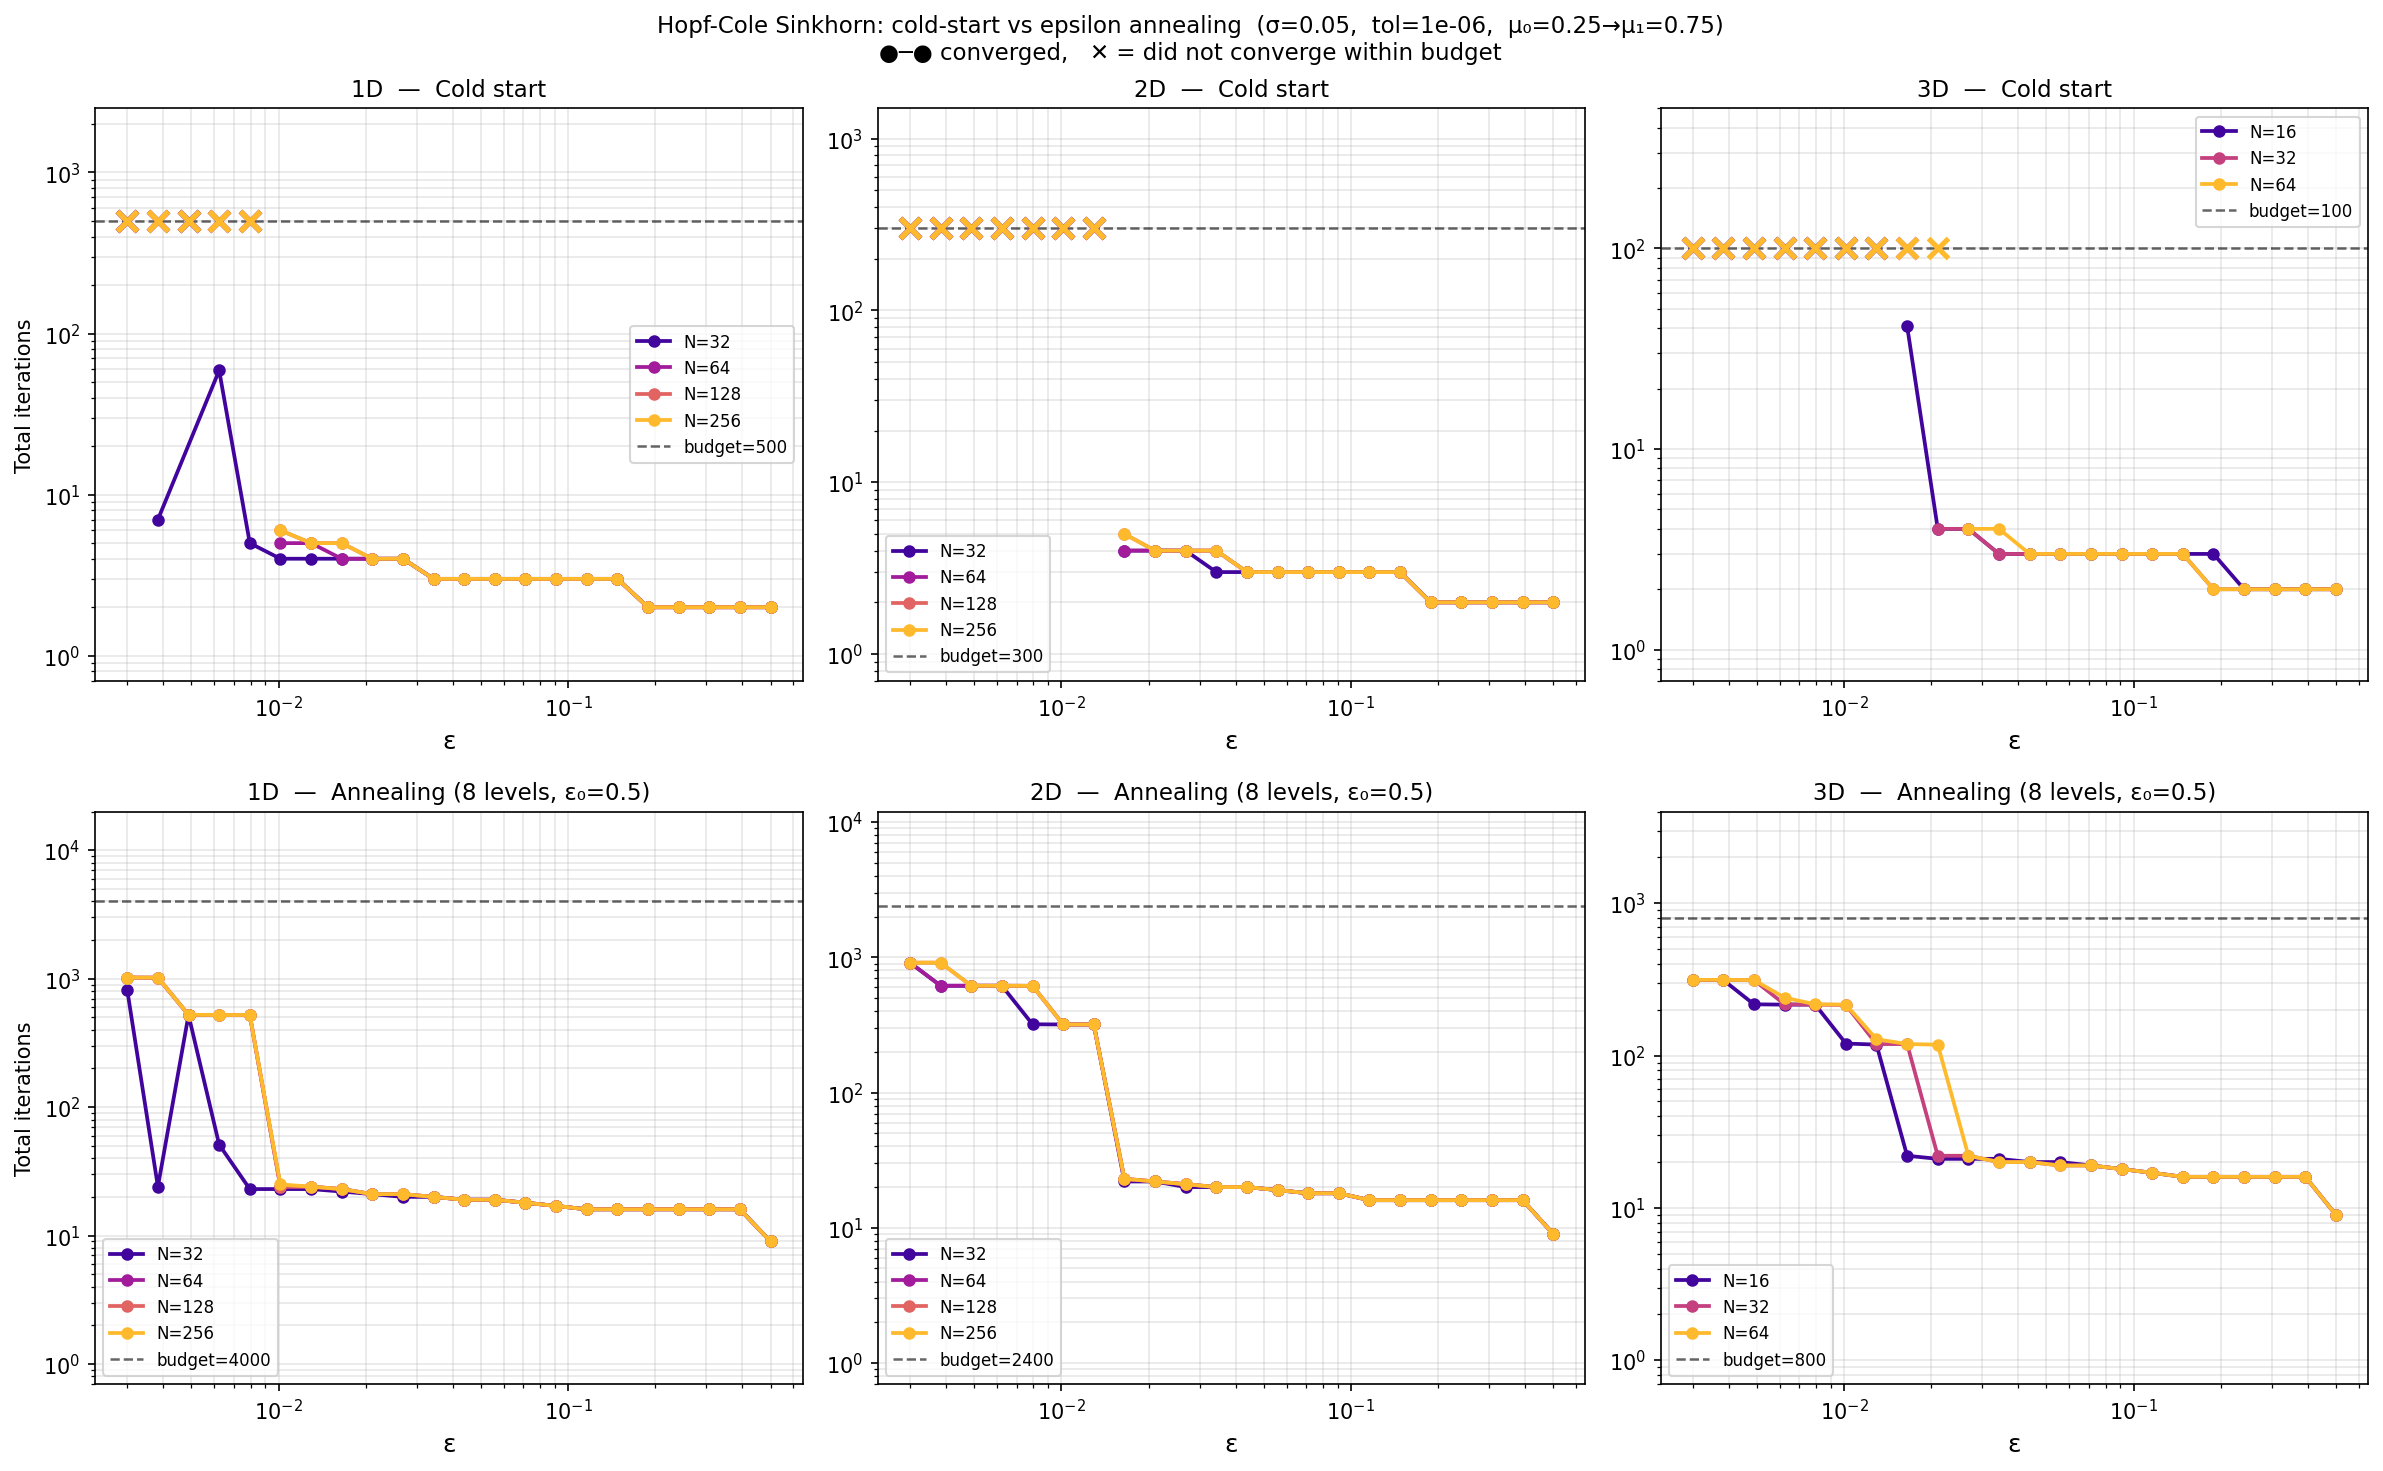

Generate this figure with Python:
#!/usr/bin/env python3
"""
Epsilon-sweep study: at what ε does the Hopf-Cole Sinkhorn start to fail?
And how much does epsilon annealing extend the achievable range?

For each dimension d ∈ {1,2,3} and grid sizes N, sweeps ε and records
the number of iterations to convergence (relative marginal error < tol_rel).
Crosses in the plot mean "did not converge within max_iter".

Row 1: cold-start Sinkhorn
Row 2: epsilon annealing (geometric schedule from ε_start → ε_target)

Key question: does the critical ε depend on N (grid resolution)?
Expected answer: yes — under-resolved Gaussians (small N·σ) behave like
narrower marginals, which are harder to bridge for the same ε.
"""

import numpy as np
from scipy.fft import dctn, idctn
import time
import matplotlib
matplotlib.use('Agg')
import matplotlib.pyplot as plt


# ── Neumann heat kernel (separable DCT-II, any dimension) ────────────────────

def heat_kernel_nd(u, eps, t, dx_list):
    if t == 0.0:
        return u.copy()
    ndim = len(u.shape)
    lam  = np.zeros(u.shape)
    for axis, dx in enumerate(dx_list):
        N     = u.shape[axis]
        k     = np.arange(N, dtype=float)
        lam_k = (4.0 / dx**2) * np.sin(np.pi * k / (2.0 * N))**2
        sl = [None] * ndim; sl[axis] = slice(None)
        lam = lam + lam_k[tuple(sl)]
    decay = np.exp(-0.5 * eps * t * lam)
    return idctn(dctn(u, type=2, norm='ortho') * decay, type=2, norm='ortho')


def log_heat_kernel_nd(v, eps, t, dx_list):
    """Numerically stable log(P_t[exp(v)]) via log-sum-exp trick."""
    if t == 0.0:
        return v.copy()
    v_max  = float(np.max(v))
    result = heat_kernel_nd(np.exp(v - v_max), eps, t, dx_list)
    return v_max + np.log(np.maximum(result, 1e-300))


# ── Sinkhorn cold-start (returns iteration count) ─────────────────────────────

def sinkhorn_count(rho0, rho1, eps, dx_list, max_iter, tol_rel=1e-6):
    """
    Run log-domain Sinkhorn; return (n_iters, final_rel_err).
    n_iters == max_iter means the method did NOT converge.
    Convergence criterion: max|φ₀·P_T[φ̂₁] − ρ₀| / ρ₀.max() < tol_rel.
    """
    tol      = tol_rel * float(rho0.max())
    log_rho0 = np.log(np.maximum(rho0, 1e-300))
    log_rho1 = np.log(np.maximum(rho1, 1e-300))

    u   = np.zeros_like(rho0)
    v   = log_rho1.copy()
    lhv = log_heat_kernel_nd(v, eps, 1.0, dx_list)
    rel_err = np.inf

    for it in range(max_iter):
        u   = log_rho0 - lhv
        lhu = log_heat_kernel_nd(u, eps, 1.0, dx_list)
        v   = log_rho1 - lhu
        lhv = log_heat_kernel_nd(v, eps, 1.0, dx_list)

        err     = float(np.max(np.abs(np.exp(np.clip(u + lhv, -500., 500.)) - rho0)))
        rel_err = err / float(rho0.max())
        if rel_err < tol_rel:
            return it + 1, rel_err

    return max_iter, rel_err


# ── Sinkhorn with epsilon annealing ──────────────────────────────────────────

def sinkhorn_annealed(rho0, rho1, eps_target, dx_list, max_iter,
                      eps_start=0.5, n_levels=8, tol_rel=1e-6):
    """
    Geometric epsilon schedule: eps_start → ... → eps_target.
    Warm-start (u, v) from previous level.
    Returns (total_iters, final_rel_err).
    total_iters == max_iter * n_levels means nothing converged.
    """
    log_rho0 = np.log(np.maximum(rho0, 1e-300))
    log_rho1 = np.log(np.maximum(rho1, 1e-300))

    # Geometric schedule
    eps_schedule = np.geomspace(eps_start, eps_target, n_levels)

    # Initialize potentials
    u   = np.zeros_like(rho0)
    v   = log_rho1.copy()

    total_iters = 0

    for eps in eps_schedule:
        # Re-compute lhv at the new eps
        lhv = log_heat_kernel_nd(v, eps, 1.0, dx_list)
        rel_err = np.inf

        for it in range(max_iter):
            u   = log_rho0 - lhv
            lhu = log_heat_kernel_nd(u, eps, 1.0, dx_list)
            v   = log_rho1 - lhu
            lhv = log_heat_kernel_nd(v, eps, 1.0, dx_list)

            total_iters += 1
            err     = float(np.max(np.abs(np.exp(np.clip(u + lhv, -500., 500.)) - rho0)))
            rel_err = err / float(rho0.max())
            if rel_err < tol_rel:
                break  # converged at this level, move to next eps

    return total_iters, rel_err


# ── Problem setup ─────────────────────────────────────────────────────────────

def build_problem(d, N, sigma=0.05, mu0_val=0.25, mu1_val=0.75):
    dx    = 1.0 / N
    x     = (np.arange(N) + 0.5) * dx
    grids = np.meshgrid(*([x] * d), indexing='ij')
    r0    = sum((g - mu0_val)**2 for g in grids)
    r1    = sum((g - mu1_val)**2 for g in grids)
    rho0  = np.exp(-0.5 * r0 / sigma**2); rho0 /= rho0.sum() * dx**d
    rho1  = np.exp(-0.5 * r1 / sigma**2); rho1 /= rho1.sum() * dx**d
    return rho0, rho1, [dx] * d


# ── Sweep (both cold-start and annealed) ──────────────────────────────────────

def sweep(d, N_list, eps_list, sigma=0.05, max_iter=200, tol_rel=1e-6,
          anneal_levels=8, eps_anneal_start=0.5):
    results_cold   = {}
    results_anneal = {}

    for N in N_list:
        rho0, rho1, dx_list = build_problem(d, N, sigma)
        peak          = float(rho0.max())
        pts_per_sigma = sigma * N
        print(f"  d={d} N={N:4d}  peak={peak:8.1f}  pts/σ={pts_per_sigma:.1f}", end='', flush=True)

        n_cold, err_cold     = [], []
        n_anneal, err_anneal = [], []
        t0 = time.perf_counter()

        for eps in eps_list:
            # Cold start
            n_it, rel_e = sinkhorn_count(rho0, rho1, eps, dx_list, max_iter, tol_rel)
            n_cold.append(n_it); err_cold.append(rel_e)

            # Annealed
            n_it2, rel_e2 = sinkhorn_annealed(
                rho0, rho1, eps, dx_list,
                max_iter     = max_iter,
                eps_start    = eps_anneal_start,
                n_levels     = anneal_levels,
                tol_rel      = tol_rel,
            )
            n_anneal.append(n_it2); err_anneal.append(rel_e2)

        elapsed = time.perf_counter() - t0
        n_conv_cold   = sum(n < max_iter                       for n in n_cold)
        n_conv_anneal = sum(n < max_iter * anneal_levels       for n in n_anneal)
        print(f"  {elapsed:.1f}s  cold={n_conv_cold}/{len(eps_list)}  "
              f"anneal={n_conv_anneal}/{len(eps_list)}")

        results_cold[N]   = np.array(n_cold),   np.array(err_cold)
        results_anneal[N] = np.array(n_anneal),  np.array(err_anneal)

    return results_cold, results_anneal


# ── Plot ──────────────────────────────────────────────────────────────────────

def plot_study(all_cold, all_anneal, N_lists, eps_list, max_iters,
               anneal_levels, tol_rel, sigma, outfile='eps_study.png'):
    dims = [1, 2, 3]
    fig, axes = plt.subplots(2, 3, figsize=(16, 10))

    row_labels = ['Cold start', f'Annealing ({anneal_levels} levels, ε₀=0.5)']

    for col, (d, N_list, max_iter) in enumerate(zip(dims, N_lists, max_iters)):
        colors = plt.cm.plasma(np.linspace(0.1, 0.85, len(N_list)))
        budget = max_iter * anneal_levels  # total budget for annealed

        for row, (results, cap, label_cap) in enumerate([
            (all_cold[d],   max_iter, max_iter),
            (all_anneal[d], budget,   budget),
        ]):
            ax = axes[row, col]

            for c, N in zip(colors, N_list):
                n_iters, _ = results[N]
                conv = n_iters < cap

                if conv.any():
                    ax.loglog(eps_list[conv], n_iters[conv], 'o-',
                              color=c, label=f'N={N}', lw=1.8, ms=5, zorder=3)
                if (~conv).any():
                    ax.loglog(eps_list[~conv], np.full((~conv).sum(), cap), 'x',
                              color=c, ms=10, mew=2.5, zorder=3,
                              label=f'N={N}' if not conv.any() else None)

            ax.axhline(cap, color='k', ls='--', lw=1.2, alpha=0.6,
                       label=f'budget={cap}')
            ax.set_xlabel('ε', fontsize=12)
            if col == 0:
                ax.set_ylabel('Total iterations', fontsize=10)
            ax.set_title(f'{d}D  —  {row_labels[row]}', fontsize=11)
            ax.legend(fontsize=8)
            ax.grid(True, alpha=0.3, which='both')
            ax.set_ylim(0.7, cap * 5)

    fig.suptitle(
        f'Hopf-Cole Sinkhorn: cold-start vs epsilon annealing  '
        f'(σ=0.05,  tol={tol_rel:.0e},  μ₀=0.25→μ₁=0.75)\n'
        '●─● converged,   ✕ = did not converge within budget',
        fontsize=11)
    plt.tight_layout()
    plt.savefig(outfile, dpi=150, bbox_inches='tight')
    print(f"\nSaved {outfile}")


# ── Entry point ───────────────────────────────────────────────────────────────

if __name__ == '__main__':
    sigma         = 0.05
    tol_rel       = 1e-6
    anneal_levels = 8
    eps_ann_start = 0.5

    # ε from 0.003 to 0.5, log-spaced
    eps_list = np.logspace(np.log10(0.003), np.log10(0.5), 22)

    cfg = {
        1: dict(N_list=[32, 64, 128, 256], max_iter=500),
        2: dict(N_list=[32, 64, 128, 256], max_iter=300),
        3: dict(N_list=[16, 32, 64],       max_iter=100),
    }

    all_cold   = {}
    all_anneal = {}

    for d, kw in cfg.items():
        print(f"\n=== {d}D sweep ===")
        t0 = time.perf_counter()
        cold, anneal = sweep(
            d, kw['N_list'], eps_list, sigma,
            kw['max_iter'], tol_rel,
            anneal_levels = anneal_levels,
            eps_anneal_start = eps_ann_start,
        )
        all_cold[d]   = cold
        all_anneal[d] = anneal
        print(f"  total {d}D: {time.perf_counter()-t0:.1f}s")

    plot_study(
        all_cold, all_anneal,
        N_lists      = [cfg[d]['N_list']  for d in [1, 2, 3]],
        eps_list     = eps_list,
        max_iters    = [cfg[d]['max_iter'] for d in [1, 2, 3]],
        anneal_levels= anneal_levels,
        tol_rel      = tol_rel,
        sigma        = sigma,
    )
